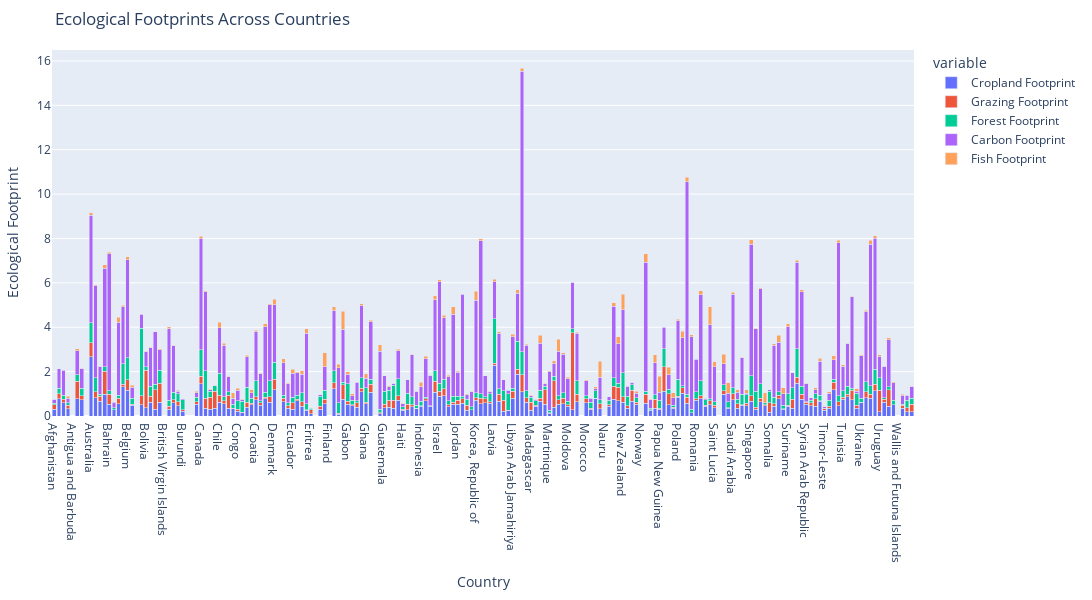

Notebook source saved alongside this figure:
### Code cell
#Create a stacked bar chart
fig = px.bar(data, x='Country',y=['Cropland Footprint', 'Grazing Footprint','Forest Footprint', 'Carbon Footprint', 'Fish Footprint'],
             title='Ecological Footprints across Countries',
             labels={'value': 'Ecological Footprint'},
             barmode='stack')
#Customize layout
fig.update_layout(
    title='Ecological Footprints Across Countries',
    xaxis_title='Country', 
    yaxis_title='Ecological Footprint',
    height=600,  # Adjust height of the plot
    width=1810,  # Adjust width of the plot
    margin=dict(l=50, r=50, t=50, b=50),  # Adjust margins)
)
#Show the plot
fig.show()

### Figure 1 — Plotly figure (JSON) as saved in the notebook; plotly's stock layout.template omitted (floating-point values rounded to 4 significant figures; data arrays with more than 128 entries replaced by an {"elided": "..."} marker saying what was removed)
{"data": [{"alignmentgroup": "True", "hovertemplate": "variable=Cropland Footprint<br>Country=%{x}<br>Ecological Footprint=%{y}<extra></extra>", "legendgroup": "Cropland Footprint", "marker": {"color": "#636efa", "pattern": {"shape": ""}}, "name": "Cropland Footprint", "offsetgroup": "Cropland Footprint", "orientation": "v", "showlegend": true, "textposition": "auto", "type": "bar", "x": {"elided": "188 str values"}, "xaxis": "x", "y": {"elided": "188 float values"}, "yaxis": "y"}, {"alignmentgroup": "True", "hovertemplate": "variable=Grazing Footprint<br>Country=%{x}<br>Ecological Footprint=%{y}<extra></extra>", "legendgroup": "Grazing Footprint", "marker": {"color": "#EF553B", "pattern": {"shape": ""}}, "name": "Grazing Footprint", "offsetgroup": "Grazing Footprint", "orientation": "v", "showlegend": true, "textposition": "auto", "type": "bar", "x": {"elided": "188 str values"}, "xaxis": "x", "y": {"elided": "188 float values"}, "yaxis": "y"}, {"alignmentgroup": "True", "hovertemplate": "variable=Forest Footprint<br>Country=%{x}<br>Ecological Footprint=%{y}<extra></extra>", "legendgroup": "Forest Footprint", "marker": {"color": "#00cc96", "pattern": {"shape": ""}}, "name": "Forest Footprint", "offsetgroup": "Forest Footprint", "orientation": "v", "showlegend": true, "textposition": "auto", "type": "bar", "x": {"elided": "188 str values"}, "xaxis": "x", "y": {"elided": "188 float values"}, "yaxis": "y"}, {"alignmentgroup": "True", "hovertemplate": "variable=Carbon Footprint<br>Country=%{x}<br>Ecological Footprint=%{y}<extra></extra>", "legendgroup": "Carbon Footprint", "marker": {"color": "#ab63fa", "pattern": {"shape": ""}}, "name": "Carbon Footprint", "offsetgroup": "Carbon Footprint", "orientation": "v", "showlegend": true, "textposition": "auto", "type": "bar", "x": {"elided": "188 str values"}, "xaxis": "x", "y": {"elided": "188 float values"}, "yaxis": "y"}, {"alignmentgroup": "True", "hovertemplate": "variable=Fish Footprint<br>Country=%{x}<br>Ecological Footprint=%{y}<extra></extra>", "legendgroup": "Fish Footprint", "marker": {"color": "#FFA15A", "pattern": {"shape": ""}}, "name": "Fish Footprint", "offsetgroup": "Fish Footprint", "orientation": "v", "showlegend": true, "textposition": "auto", "type": "bar", "x": {"elided": "188 str values"}, "xaxis": "x", "y": {"elided": "188 float values"}, "yaxis": "y"}], "layout": {"barmode": "stack", "height": 600, "legend": {"title": {"text": "variable"}, "tracegroupgap": 0}, "margin": {"b": 50, "l": 50, "r": 50, "t": 50}, "title": {"text": "Ecological Footprints Across Countries"}, "width": 1810, "xaxis": {"anchor": "y", "domain": [0, 1], "title": {"text": "Country"}}, "yaxis": {"anchor": "x", "domain": [0, 1], "title": {"text": "Ecological Footprint"}}}}
